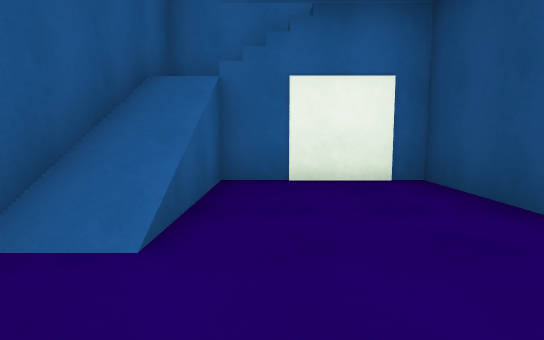
View 1 (above)

16 first-person views from a walk through a Unity game level. The camera is 1.3 m above the floor, tilts 6° down and sees 80° across. The floor is counted in squares, 2 m on a side. Each view is taken from the middle of a square. On the plan, view 1 faces up. The plan holds only what a view shows up to about 10 squares ahead; the rest is blank. The place goes on beyond the plan. The player character is not drawn. Some surface patterns are stand-ins.

View 2
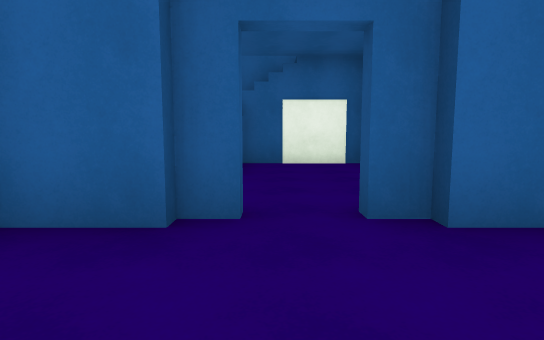

View 3
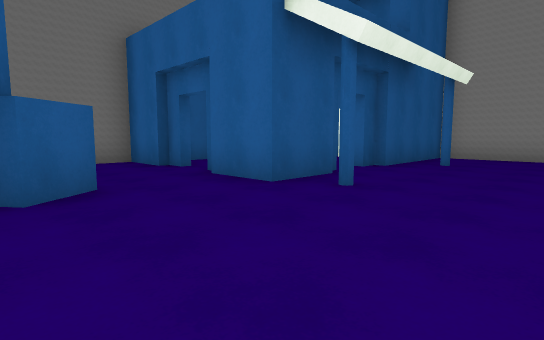

View 4
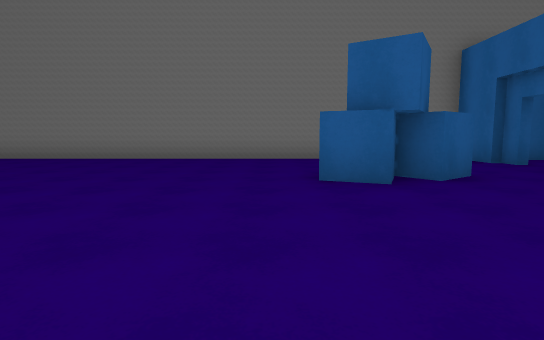

View 5
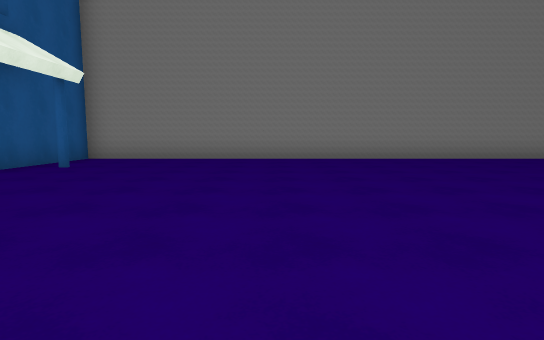

View 6
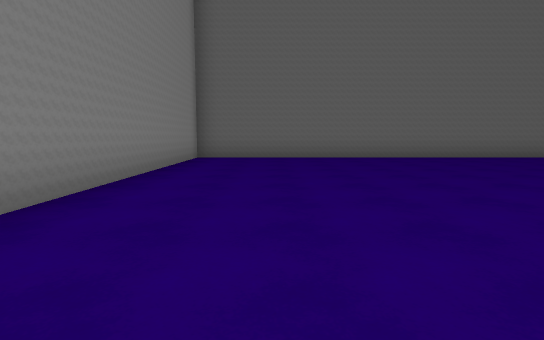

View 7
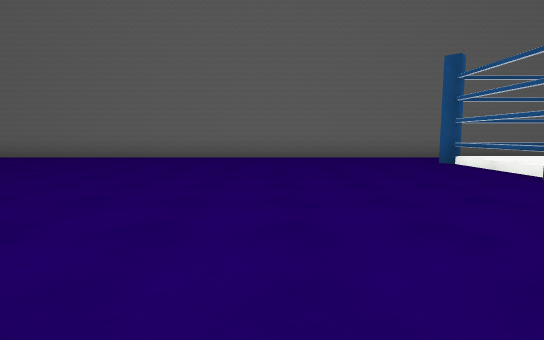

View 8
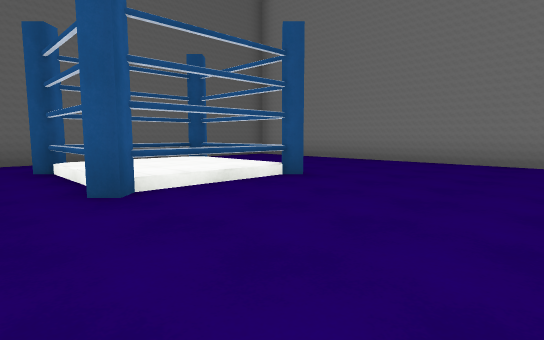

View 9
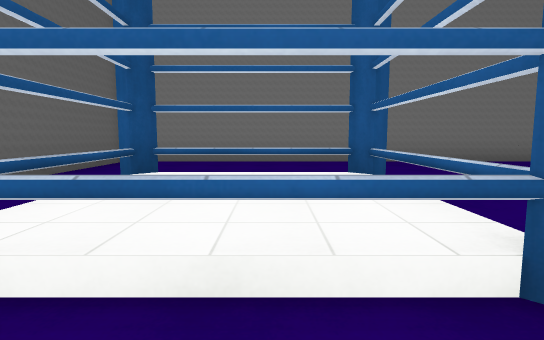

View 10
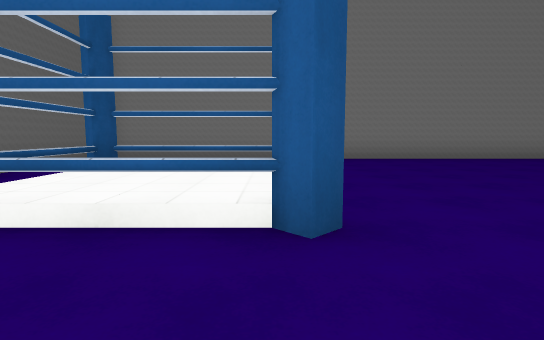

View 11
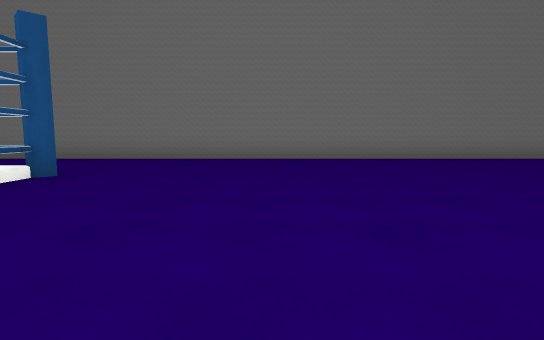

View 12
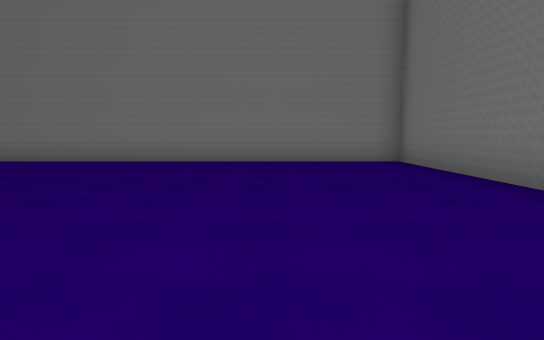

View 13
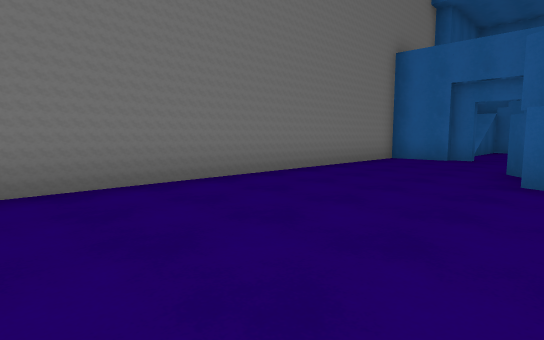

View 14
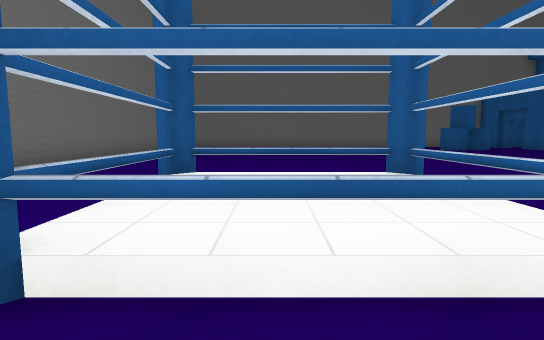

View 15
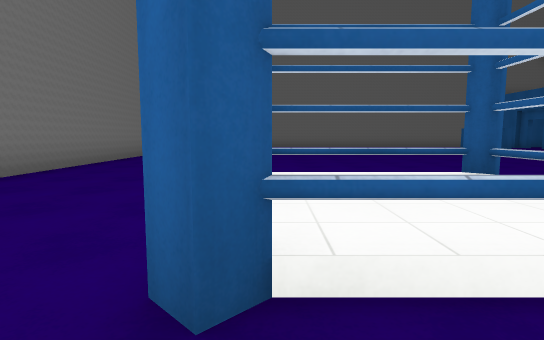

View 16
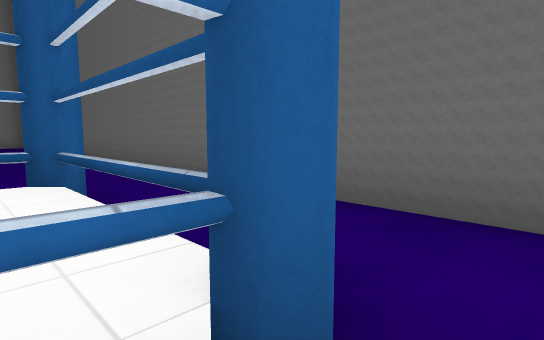

### Floor plan
Key: @ floor where view 1 was taken; # wall or solid block; . main floor; : floor 0.25 m higher than the main floor; + floor 5.5 m higher than the main floor; / step, stairs or slope; = window, fence, low wall or low ledge; B building.
Columns run from 3 left of view 1 to 18 right of it. Each row starts with its distance up from view 1.
  7       ################
  6  #BBBB...............#
  5  B/B+B...............#
  4  B/..B...............#
  3  B/..B...............#
  2  B/..................#
  1  B...B...............#
  0  BB@BB...............#
 -1 #.............   ....#
 -2 #............    ....#
 -3 #...##.... .   ......#
 -4 #....#....    .......#
 -5 #....#....   ........#
 -6 #.......... .........#
 -7 #......... ..........#
 -8 #........  ..........#
 -9 #.......  ...........#
-10 #......   ...........#
-11 #.....    ......#.=..#
-12 #......  .......#=:=.#
-13 #...............#:=..#
-14 #...............####.#
-15 #....................#
-16 #....................#
-17 #....................#
-18 #....................#
-19 ######################

Positions as (right, up) in squares from view 1, and headings:
1: (0, 0), facing up
2: (0, -3), facing up
3: (6, -4), facing up-left
4: (7, -6), facing left
5: (8, -3), facing up
6: (8, 4), facing right
7: (8, -7), facing right
8: (9, -10), facing down-right
9: (14, -10), facing down
10: (13, -9), facing down
11: (9, -9), facing down
12: (1, -10), facing down
13: (2, -10), facing up-left
14: (17, -13), facing left
15: (17, -14), facing left
16: (15, -15), facing up-right
